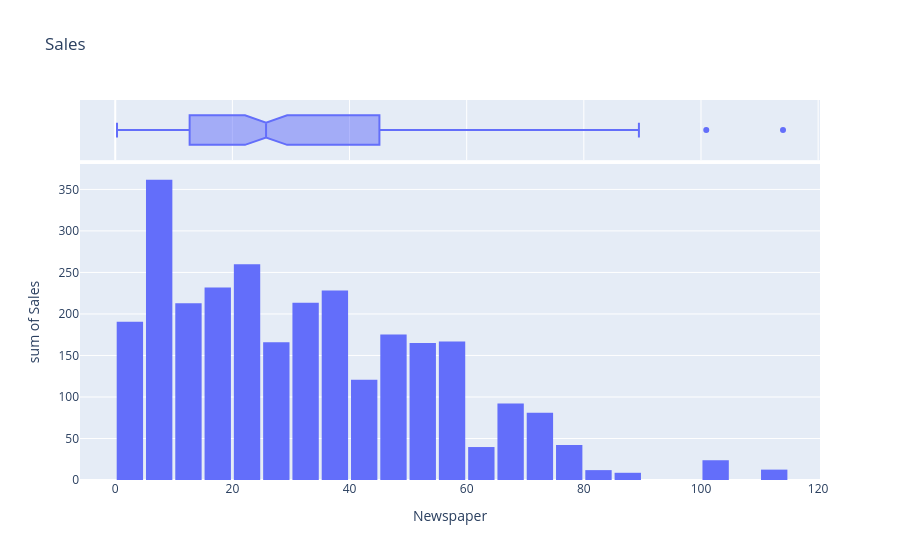

Here is the notebook cell this chart was saved with:
### Code cell
sales_plot = px.histogram(sales_data,x= 'Newspaper' , y = 'Sales', marginal = 'box', title = 'Sales', nbins= 40) #marginal puts that box ontop of the box on top of the plot to seen the pecentiles, median, etc.
sales_plot.update_layout(bargap=0.1) 
sales_plot.show()

### Figure 1 — Plotly figure (JSON) as saved in the notebook; plotly's stock layout.template omitted (floating-point values rounded to 4 significant figures; data arrays with more than 128 entries replaced by an {"elided": "..."} marker saying what was removed)
{"data": [{"bingroup": "x", "histfunc": "sum", "hovertemplate": "Newspaper=%{x}<br>sum of Sales=%{y}<extra></extra>", "legendgroup": "", "marker": {"color": "#636efa", "pattern": {"shape": ""}}, "name": "", "nbinsx": 40, "orientation": "v", "showlegend": false, "type": "histogram", "x": {"elided": "200 float values"}, "xaxis": "x", "y": {"elided": "200 float values"}, "yaxis": "y"}, {"hovertemplate": "Newspaper=%{x}<extra></extra>", "legendgroup": "", "marker": {"color": "#636efa"}, "name": "", "notched": true, "showlegend": false, "type": "box", "x": {"elided": "200 float values"}, "xaxis": "x2", "yaxis": "y2"}], "layout": {"bargap": 0.1, "barmode": "relative", "legend": {"tracegroupgap": 0}, "title": {"text": "Sales"}, "xaxis": {"anchor": "y", "domain": [0, 1], "title": {"text": "Newspaper"}}, "xaxis2": {"anchor": "y2", "domain": [0, 1], "matches": "x", "showgrid": true, "showticklabels": false}, "yaxis": {"anchor": "x", "domain": [0, 0.8316], "title": {"text": "sum of Sales"}}, "yaxis2": {"anchor": "x2", "domain": [0.8416, 1], "matches": "y2", "showgrid": false, "showline": false, "showticklabels": false, "ticks": ""}}}
